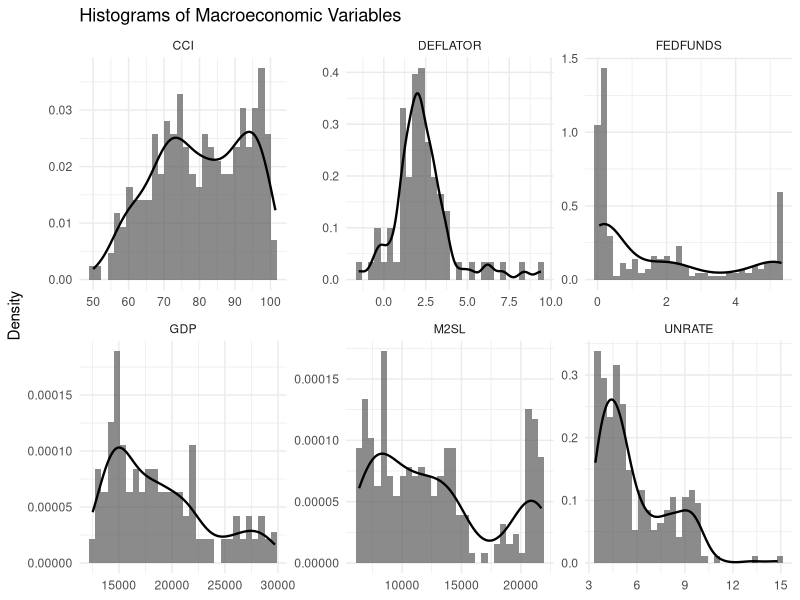
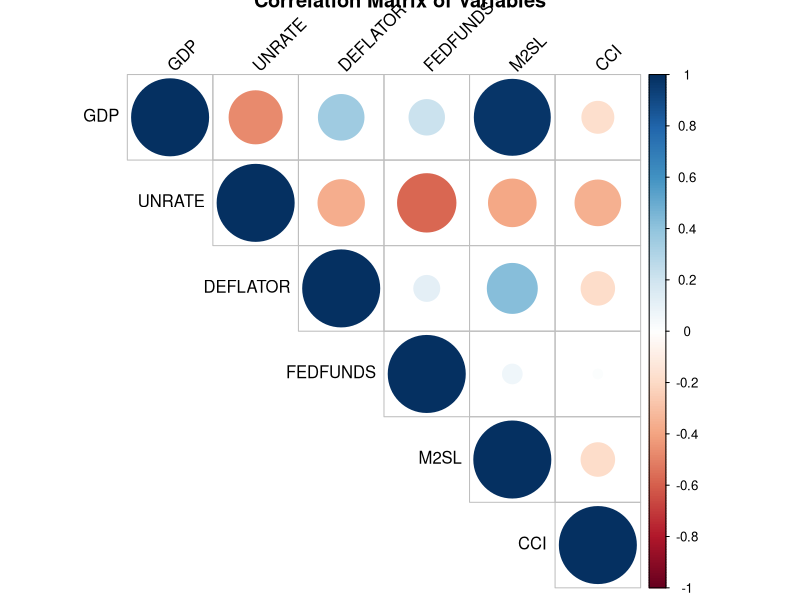
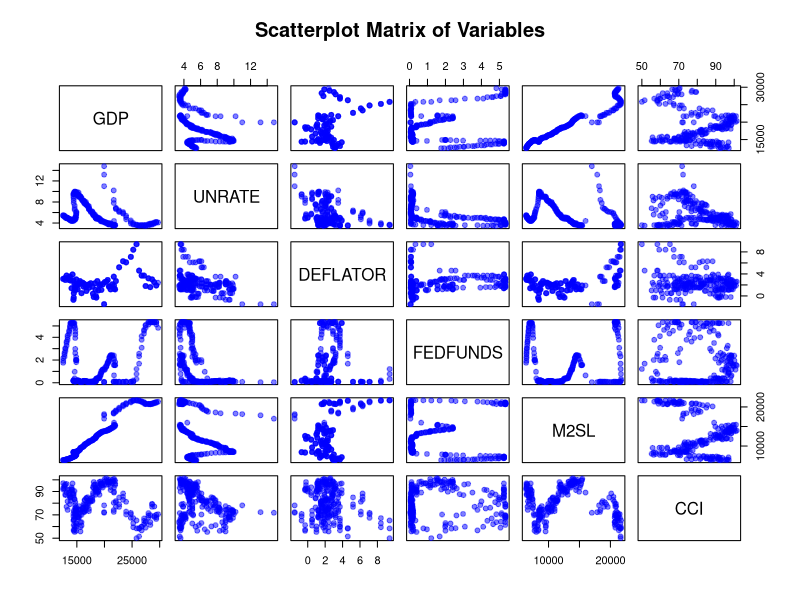
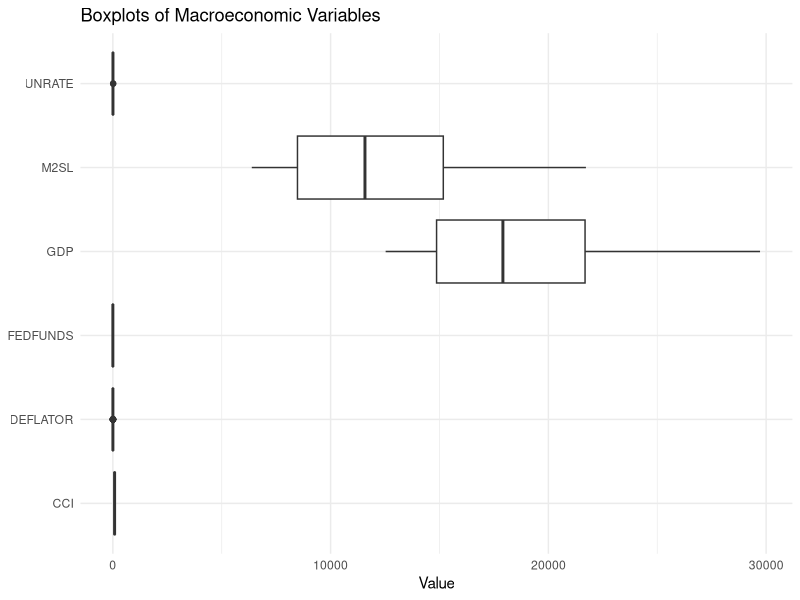
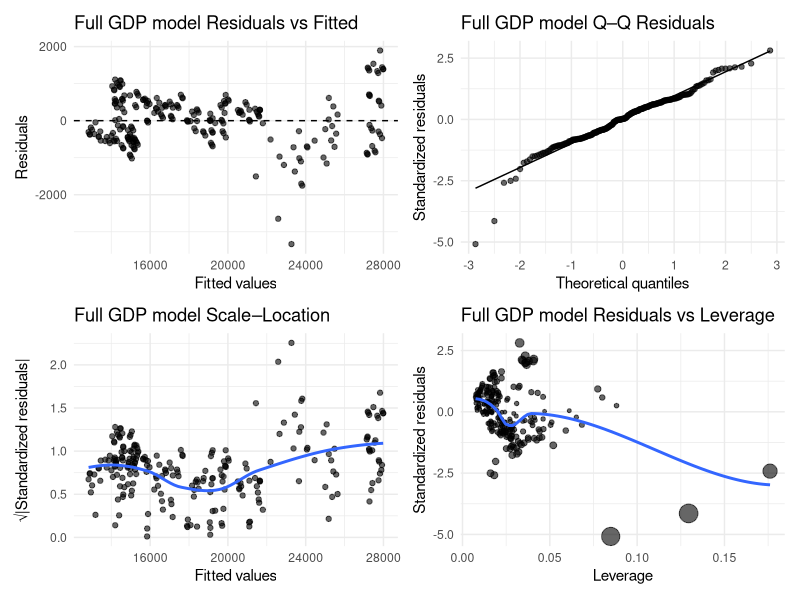
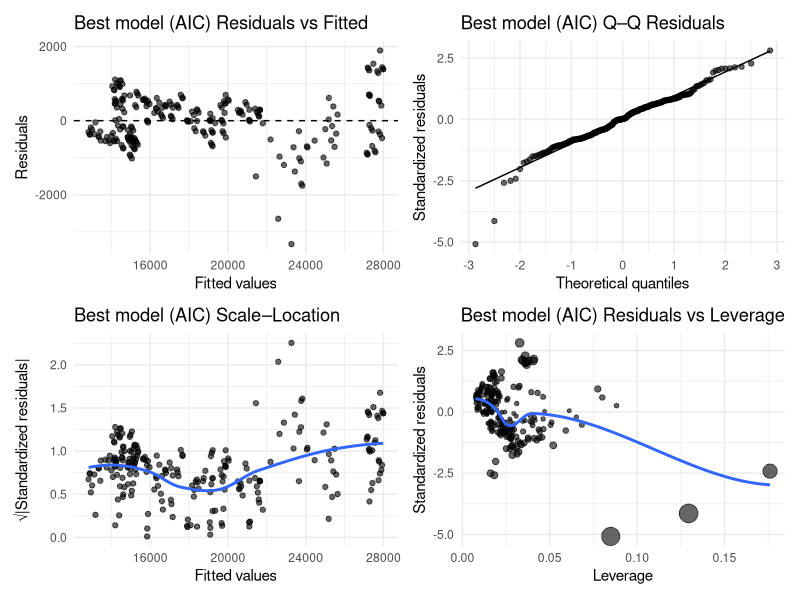

Generate these figures, in order, with R:
## ---- chunk 1
library(ggplot2)
library(broom)      # for augment()
library(patchwork)  # for combining plots

theme_set(theme_minimal())

diag_plots <- function(fit, title_prefix = "") {
  aug <- augment(fit)

  # 1) Residuals vs Fitted
  p1 <- ggplot(aug, aes(.fitted, .resid)) +
    geom_point(alpha = 0.6) +
    geom_hline(yintercept = 0, linetype = "dashed") +
    labs(
      x = "Fitted values",
      y = "Residuals",
      title = paste(title_prefix, "Residuals vs Fitted")
    )

  # 2) Normal Q–Q
  p2 <- ggplot(aug, aes(sample = .std.resid)) +
    stat_qq(alpha = 0.6) +
    stat_qq_line() +
    labs(
      x = "Theoretical quantiles",
      y = "Standardized residuals",
      title = paste(title_prefix, "Q–Q Residuals")
    )

  # 3) Scale–Location
  p3 <- ggplot(aug, aes(.fitted, sqrt(abs(.std.resid)))) +
    geom_point(alpha = 0.6) +
    geom_smooth(se = FALSE, method = "loess") +
    labs(
      x = "Fitted values",
      y = "√|Standardized residuals|",
      title = paste(title_prefix, "Scale–Location")
    )

  # 4) Residuals vs Leverage (Cook’s distance)
  p4 <- ggplot(aug, aes(.hat, .std.resid)) +
    geom_point(aes(size = .cooksd), alpha = 0.6) +
    geom_smooth(se = FALSE, method = "loess") +
    labs(
      x = "Leverage",
      y = "Standardized residuals",
      title = paste(title_prefix, "Residuals vs Leverage")
    ) +
    guides(size = "none")

  # Return a 2×2 grid as ONE figure (one page)
  (p1 | p2) / (p3 | p4)
}
## ---- chunk 2
# Load necessary libraries
library(readr)
library(dplyr)
library(ggplot2)
library(tidyr)
library(corrplot)
library(car)
library(lmtest)
library(MASS)
## ---- chunk 3
# loading data into R
gdp_data <- read.csv("GDP - DATA.csv", header = TRUE)

# View structure of dataset
str(gdp_data)

# Summary statistics
summary(gdp_data)

# Prepare data for visualization (drop DATE if present)
analysis_data <- gdp_data[, !names(gdp_data) %in% "DATE"]

# Make a long version for ggplot faceting
analysis_long <- analysis_data |>
  tidyr::pivot_longer(
    cols      = everything(),
    names_to  = "variable",
    values_to = "value"
  )

# 1) Histograms with overlaid density, all in one faceted figure
ggplot(analysis_long, aes(x = value)) +
  geom_histogram(aes(y = after_stat(..density..)),
                 bins = 30, alpha = 0.7) +
  geom_density(linewidth = 0.8) +
  facet_wrap(~ variable, scales = "free", ncol = 3) +
  labs(
    title = "Histograms of Macroeconomic Variables",
    x = NULL,
    y = "Density"
  )

# 2) Correlation matrix and heatmap
cor_matrix <- cor(analysis_data, use = "complete.obs")
corrplot(
  cor_matrix,
  method = "circle",
  type   = "upper",
  title  = "Correlation Matrix of Variables",
  tl.col = "black",
  tl.srt = 45
)

# 3) Scatterplot matrix for visualizing relationships
pairs(
  analysis_data,
  main = "Scatterplot Matrix of Variables",
  pch  = 19,
  col  = rgb(0, 0, 1, 0.5)
)

# 4) Boxplots in one ggplot figure
ggplot(analysis_long, aes(x = variable, y = value)) +
  geom_boxplot() +
  coord_flip() +
  labs(
    title = "Boxplots of Macroeconomic Variables",
    x     = NULL,
    y     = "Value"
  )
## ---- chunk 4
# creating the multillinear regression model
gdp_model <- lm(GDP ~ UNRATE + DEFLATOR + FEDFUNDS + M2SL + CCI, data = gdp_data)

# summary of model to see if the parameters are significant 
summary_model <- summary(gdp_model)
summary_model

# ggplot diagnostics in a single 2×2 grid (one page)
diag_plots(gdp_model, "Full GDP model")
## ---- chunk 5
# Multicollinearity check
vif_values <- vif(gdp_model)
vif_values
## ---- chunk 6
# Remove variables with high VIF and re-estimate the model
gdp_model2 <- lm(GDP ~  DEFLATOR + FEDFUNDS + CCI, data=gdp_data)
summary_model2 <- summary(gdp_model2)
summary_model2
## ---- chunk 7
# Compare all possible subsets (could be computationally intensive for many variables)
all_models <- list()

# Start with single predictor models
predictors <- c("UNRATE", "DEFLATOR", "FEDFUNDS", "M2SL", "CCI")
for (i in seq_along(predictors)) {
  all_models[[i]] <- lm(paste("GDP ~", predictors[i]), data = gdp_data)
}

# Add a few combinations including the models we already built
all_models[[length(all_models) + 1]] <- gdp_model   # Full model
all_models[[length(all_models) + 1]] <- gdp_model2  # Reduced model

# Compare models using AIC
aic_values <- sapply(all_models, AIC)
aic_table <- data.frame(
  Model = sapply(all_models, function(m) paste(deparse(formula(m)), collapse = "")),
  AIC   = aic_values
)

cat("AIC for different models:\n")
print(aic_table[order(aic_table$AIC), ])

# Select the model with lowest AIC
best_model_idx <- which.min(aic_values)
best_model     <- all_models[[best_model_idx]]

cat("\nBest model by AIC:\n")
print(summary(best_model))

# ggplot diagnostics for best model (includes Residuals vs Fitted)
diag_plots(best_model, "Best model (AIC)")
## ---- chunk 8
reset_result <- resettest(best_model, power=2:3, type="regressor")
reset_result
